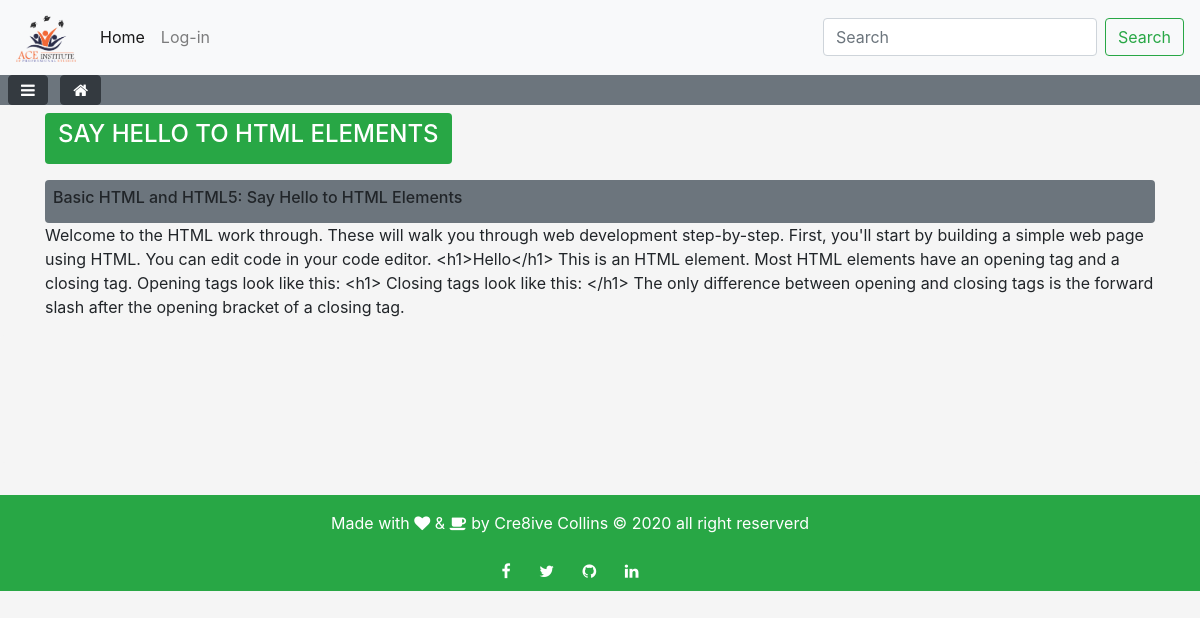
The app's page /studycenter/HTML/2 with its own data.
### package/dbmodels.py (models this page shows, shortened)
class Post(db.Model):
    id = db.Column(db.Integer, primary_key = True)
    title = db.Column(db.Text, nullable = False)
    description = db.Column(db.Text, nullable = False)
    body = db.Column(db.Text, nullable = False)
    subject = db.Column(db.Integer, db.ForeignKey('path.id'), nullable=False)
    creator = db.Column(db.Integer, db.ForeignKey('admin.id'), nullable=False)
    track = db.Column(db.Integer, db.ForeignKey('tracks.id'))
    image = db.Column(db.String)
    video = db.Column(db.String)

### package/routes.py (the view)
@app.route('/studycenter/<title>/<id>')
def studycenter(title, id = 1):
    post = Post.query.filter_by(subject = title).all()
    if id == "all":
        if post == []:
            return "ERROR"
        return render_template ('all.html', post = post)
    else:
        current_post = Post.query.get_or_404(id)
        return render_template ('studycenter.html', post = post, current_post = current_post)

### package/templates/studycenter.html (shortened to what this page needs)
{% extends "layout.html" %}
{% block content %}
<div class="bg-secondary sticky-top">
	<i class="fa fa-navicon btn btn-dark ml-2" id="ham"></i>
	 <a href="{{ url_for('home') }}""><i class="fa fa-home btn btn-dark ml-2"></i></a>
</div>
<div class="container">
<div class="row">
	{% set title = post[0].subject %}
<div class="col-sm-12">
	<div class="bg-success btn mt-2 text-white mb-2"><h4>{{ current_post.title.upper() }}</h4></div>
	<div class="bg-secondary mt-2 p-2 rounded"><h6>{{ current_post.description }}</h6></div>
	<p>{{ current_post.body }}</p>
</div>
</div>
</div>
{% endblock %}

### package/static/css/main.css (style rules this page uses)
body { background-color: whitesmoke; max-width: 100%; overflow-x: hidden; }
a { color: inherit; text-decoration: none; }

### records on screen
Post: title "SAY HELLO TO HTML ELEMENTS", description "Basic HTML and HTML5: Say Hello to HTML Elements", body "Welcome to the HTML work through. These will walk you through web development step-by-step. First, you'll start by building a simple web page using HTML. You can edit code in your code editor. <h1>Hello</h1> This is an HTML element. Most HTML elements have an opening tag and a closing tag. Opening tags look like this: <h1> Closing tags look like this: </h1> The only difference between opening and closing tags is the forward slash after the opening bracket of a closing tag."
